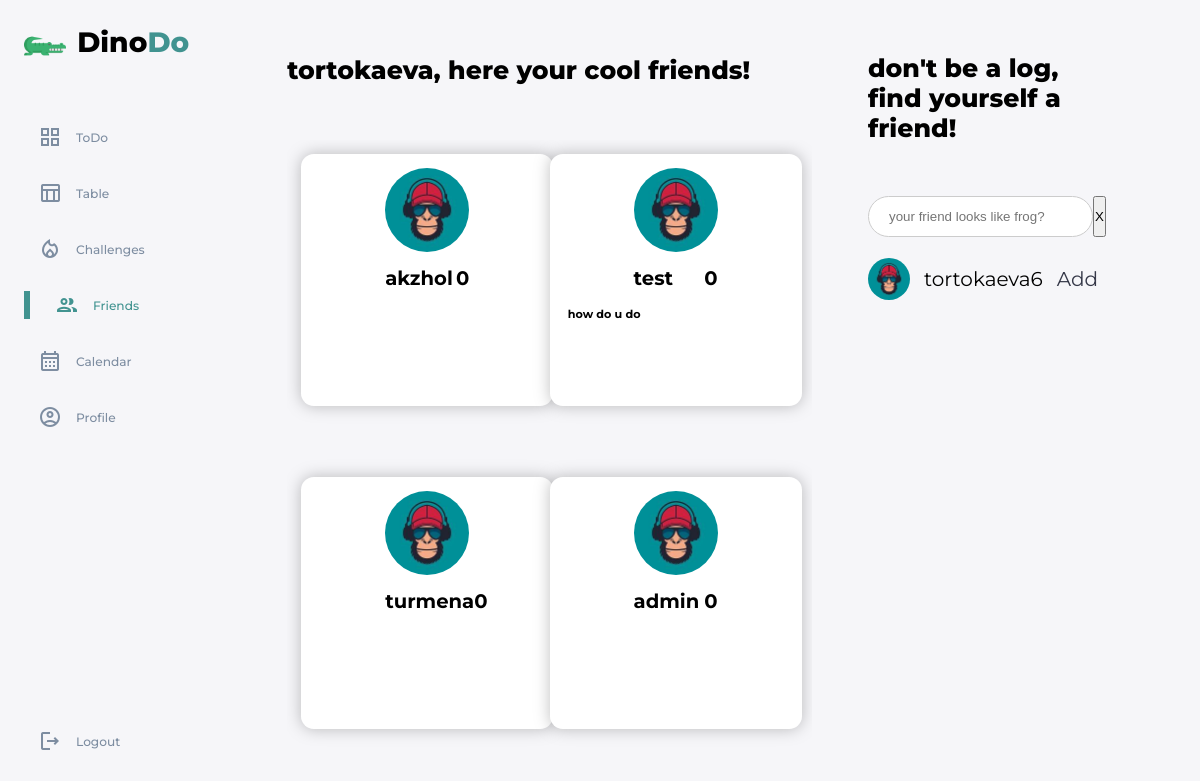
Screenshot of /friends/ (signed in) with the database file from the repository.
### main/models.py (models this page shows, shortened)
class Profile(models.Model):
    user = models.OneToOneField(User, on_delete=models.CASCADE)
    photo = models.CharField(max_length=255, blank=True, null=False, default='main/default_avatar.jpg')
    experience = models.IntegerField(blank=True, null=False, default=0)
    levels = models.IntegerField(blank=True, null=False, default=0)
    friends = models.ManyToManyField(User, blank=True, related_name='friends')
    def get_friends(self):
        return self.friends.all()
    def get_not_friends(self):
        return Profile.objects.all().exclude(user__in=self.friends.all()).exclude(user=self.user)
    def __str__(self):
        return self.user.username
    def get_challenges(self):
        return UserChallenge.objects.filter(participant=self.user)

class UserChallenge(models.Model):
    participant = models.ForeignKey(User, on_delete=models.CASCADE)
    challenge = models.ForeignKey(Challenge, on_delete=models.CASCADE)
    self_hours = models.IntegerField(null=False, default=0)
    is_finished = models.BooleanField(null=False, default=False)

class Challenge(models.Model):
    COLOR_CHOICES = [
        ('#ffbe0b', 'Amber'),
        ('#fb5607', 'Orange Pantone'),
        ('#FF006E', 'Winter Sky'),
        ('#8338EC', 'Blue Violet'),
        ('#3A86FF', 'Azure'),
    ]
    creator = models.ForeignKey(User, on_delete=models.PROTECT, related_name='user_creator')
    title = models.CharField(max_length=255, blank=False, null=False)
    description = models.TextField(blank=True, null=False)
    hours = models.IntegerField(blank=False, null=False, default=1)
    participants = models.ManyToManyField(User, through='UserChallenge', related_name='user_participant')
    reward = models.IntegerField(blank=False,null=False, default=0)
    color = models.CharField(max_length=7, choices=COLOR_CHOICES, blank=True, null=False, default='#3A86FF')
    def __str__(self):
        return self.title

### main/views.py (the view)
# urls.py: path('friends/', views.friends, name='friends'),
@login_required(login_url='login', redirect_field_name='')
def friends(request):
    profile = Profile.objects.get(user=request.user)
    context = {'profile': profile}
    return render(request, 'main/friends.html', context)

### main/templates/main/friends.html
{% extends 'main/base.html' %}
{% load static %}
{% block cssjs %}
<link rel="stylesheet" href="{% static 'main/friends.css' %}">
{% endblock %}
{% block content %}
<div class="container1">
    <div class='friends'>
      <div class='top-main'>
        <h1>{{ profile.user }}, here your cool friends!</h1>
      </div>
      <div class="friens-list">
          {% for friend in profile.get_friends %}
            <div class="friend-card">
                <div class="card-img">
                    <img src="{% static friend.profile.photo %}" class="friends-logo">
                </div>
                <div class="card-name">
                    <h2>{{friend}}</h2>
                    <h2>{{friend.profile.levels}}</h2>
                </div>
                <div class="card-challenges">
                    {% for item in friend.profile.get_challenges %}
                        <div class="challenge-card">
                            <h4>{{item.challenge}}</h4>
                        </div>
                    {% endfor %}
                </div>
            </div>
          {% endfor %}
      </diV>
    </div>
    <div class="all-users">
      <div class='top-main'>
        <h1>don't be a log, find yourself a friend!</h1>
      </div>
      <div class="users-list">
        <div class="find_friend">
          <input type="text" placeholder="your friend looks like frog?">
          <input type="submit" value="X">
        </div>
          {% for profile in profile.get_not_friends %}
            <div class="users">
                <div class="wrapper">
                    <div class="userss-text">
                        <img src="{% static profile.photo %}">
                    </div>
                    <div class="userss-text">
                        <span>{{profile}}</span>
                    </div>
                </div>
                <div class="userss-text">
                    <a href="{% url 'create_relationship' profile_id=profile.id %}">Add</a>
                </div>
            </div>
          {% endfor %}
      </div>
    </div>
</div>
{% endblock %}

### main/static/main/main.css (style rules this page uses)
:root { --color-primary: #419390; --color-danger: #ff7782; --color-success: #419390; --color-warning: #ffbb55; --color-white: #ffffff; --color-info-dark: #7d8da1; --color-info-light: #dce1eb; --color-dark: #363949; --color-light: rgba(132, 139, 200, 0.18); --color-primary-variant: #111e88; --color-dark-variant: #677483; --color-background: #f6f6f9; --card-border-radius: 2rem; --border-radius-1: 0.4rem; --border-radius-2: 0.8rem; --border-radius-3: 1.2rem; --card-padding: 1.2rem; --padding-1: 1.2rem; --box-shadow: 0 2rem 3rem var(--color-light); }
* { margin: 0; padding: 0; text-decoration: none; list-style: none; box-sizing: border-box; }
html { font-size: 14px; }
body { width: 100vw; height: 100vh; font-family: 'montserrat', sans-serif; font-size: 0.88rem; background: var(--color-background); overflow-x: hidden; overflow-y: hidden; }
a { color: var(--color-dark); }
img { display: block; width: 100%; }
h1 { font-weight: 800; font-size: 1.8rem; }
h2 { font-size: 1.4rem; }
h4 { font-size: 0.8rem; }
.container1 { display:grid; grid-template-columns: auto 24rem; }
img { height: 3rem; width: 3rem; }
.top-main { display: flex; align-items: center; justify-content: space-between; }

### main/static/main/friends.css (style rules this page uses)
.friends { height: 100vh; padding-left: 3rem; display: grid; grid-template-rows: 10rem auto; padding-right: 2rem; }
.friens-list { display: grid; grid-template-columns: 50% 50%; padding: 1rem 1rem 0; overflow-y: auto; }
.friend-card { height: 18rem; width: 18rem; background-color: white; filter: drop-shadow(0px 0px 8px rgba(0,0,0,0.25)); border-radius: 13px; margin-bottom: 3rem; display: flex; flex-direction: column; }
.all-users { height: 100vh; padding-left: 2rem; display: grid; grid-template-rows: 14rem auto; padding-right: 5rem; }
.users-list { display: flex; flex-direction: column; overflow-y: auto; height: 63vh; }
.find_friend { display: flex; }
.find_friend input[type=text] { width: 100%; padding: 12px 20px; display: inline-block; border: 1px solid #ccc; border-radius: 50px; box-sizing: border-box; }
.users { height: 4rem; display: flex; margin-top: 1rem; justify-content: space-between; }
.wrapper { display: flex; justify-content: start; }
.users img { height: 3rem; width: 3rem; border-radius: 50%; justify-content: center; }
.userss-text { display: flex; justify-content: center; font-size: 20px; flex-direction: column; margin-right: 1rem; }
.userss-text span { text-align: center; }
.friend-card img { height: 6rem; width: 6rem; border-radius: 50%; }
.card-img { margin-top: 1rem; margin-bottom: 1rem; align-items: center; justify-content: center; display: flex; }
.card-name { padding: 0 6rem 0; margin-bottom: 0.5rem; align-items: center; justify-content: space-between; display: flex; }
.card-challenges { display: flex; flex-direction: column; overflow-y: auto; padding: 0 1.3rem 0; }
.challenge-card { padding: 0.7rem 0 0; }

### rows the page displays
Profile: user "tortokaeva"
UserChallenge: challenge "how do u do"
Profile: photo (placeholder picture), user.username "tortokaeva6"

### other values shown
{{ friend }} "akzhol"
{{ friend.profile.levels }} "0"
{{ friend }} "test"
{{ friend }} "turmena"
{{ friend }} "admin"
